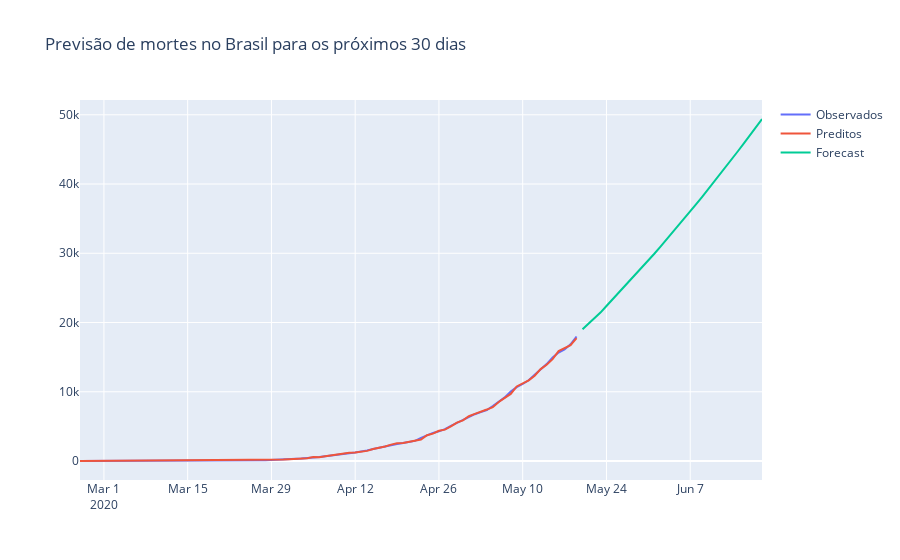

Write notebook code for a chart like this one.
### Code cell
modelo = auto_arima(mortes)

fig = go.Figure(go.Scatter(
    x=mortes.index, y=mortes, name='Observados'
))

fig.add_trace(go.Scatter(
    x=mortes.index, y=modelo.predict_in_sample(), name='Preditos'
))

fig.add_trace(go.Scatter(
    x=pd.date_range('2020-05-20', '2020-06-30'), y=modelo.predict(31), name='Forecast'
))

fig.update_layout(title='Previsão de mortes no Brasil para os próximos 30 dias')
fig.show()
